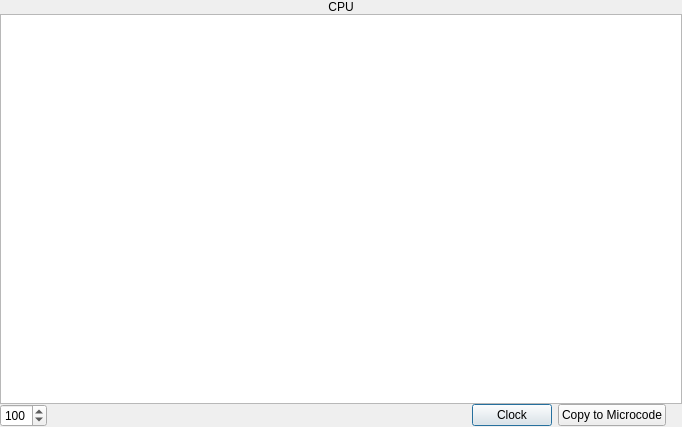
<?xml version="1.0" encoding="UTF-8"?>
<ui version="4.0">
 <class>CpuPane</class>
 <widget class="QWidget" name="CpuPane">
  <property name="geometry">
   <rect>
    <x>0</x>
    <y>0</y>
    <width>682</width>
    <height>427</height>
   </rect>
  </property>
  <property name="minimumSize">
   <size>
    <width>0</width>
    <height>0</height>
   </size>
  </property>
  <property name="maximumSize">
   <size>
    <width>16777215</width>
    <height>16777215</height>
   </size>
  </property>
  <property name="windowTitle">
   <string>Form</string>
  </property>
  <layout class="QVBoxLayout" name="verticalLayout">
   <property name="spacing">
    <number>0</number>
   </property>
   <property name="leftMargin">
    <number>0</number>
   </property>
   <property name="topMargin">
    <number>0</number>
   </property>
   <property name="rightMargin">
    <number>0</number>
   </property>
   <property name="bottomMargin">
    <number>0</number>
   </property>
   <item>
    <widget class="QLabel" name="label">
     <property name="palette">
      <palette>
       <active>
        <colorrole role="Base">
         <brush brushstyle="SolidPattern">
          <color alpha="255">
           <red>255</red>
           <green>255</green>
           <blue>255</blue>
          </color>
         </brush>
        </colorrole>
        <colorrole role="Window">
         <brush brushstyle="SolidPattern">
          <color alpha="255">
           <red>104</red>
           <green>173</green>
           <blue>245</blue>
          </color>
         </brush>
        </colorrole>
       </active>
       <inactive>
        <colorrole role="Base">
         <brush brushstyle="SolidPattern">
          <color alpha="255">
           <red>255</red>
           <green>255</green>
           <blue>255</blue>
          </color>
         </brush>
        </colorrole>
        <colorrole role="Window">
         <brush brushstyle="SolidPattern">
          <color alpha="255">
           <red>104</red>
           <green>173</green>
           <blue>245</blue>
          </color>
         </brush>
        </colorrole>
       </inactive>
       <disabled>
        <colorrole role="Base">
         <brush brushstyle="SolidPattern">
          <color alpha="255">
           <red>104</red>
           <green>173</green>
           <blue>245</blue>
          </color>
         </brush>
        </colorrole>
        <colorrole role="Window">
         <brush brushstyle="SolidPattern">
          <color alpha="255">
           <red>104</red>
           <green>173</green>
           <blue>245</blue>
          </color>
         </brush>
        </colorrole>
       </disabled>
      </palette>
     </property>
     <property name="text">
      <string>CPU</string>
     </property>
     <property name="alignment">
      <set>Qt::AlignCenter</set>
     </property>
    </widget>
   </item>
   <item>
    <widget class="QGraphicsView" name="graphicsView"/>
   </item>
   <item>
    <layout class="QHBoxLayout" name="horizontalLayout">
     <property name="spacing">
      <number>6</number>
     </property>
     <item>
      <widget class="QSpinBox" name="spinBox">
       <property name="minimum">
        <number>25</number>
       </property>
       <property name="maximum">
        <number>400</number>
       </property>
       <property name="singleStep">
        <number>5</number>
       </property>
       <property name="value">
        <number>100</number>
       </property>
      </widget>
     </item>
     <item>
      <spacer name="horizontalSpacer">
       <property name="orientation">
        <enum>Qt::Horizontal</enum>
       </property>
       <property name="sizeHint" stdset="0">
        <size>
         <width>40</width>
         <height>20</height>
        </size>
       </property>
      </spacer>
     </item>
     <item>
      <widget class="QPushButton" name="clockPushButton">
       <property name="text">
        <string>Clock</string>
       </property>
       <property name="autoDefault">
        <bool>true</bool>
       </property>
       <property name="default">
        <bool>true</bool>
       </property>
      </widget>
     </item>
     <item>
      <widget class="QPushButton" name="copyToMicrocodePushButton">
       <property name="text">
        <string>Copy to Microcode</string>
       </property>
      </widget>
     </item>
     <item>
      <widget class="QFrame" name="frame">
       <property name="minimumSize">
        <size>
         <width>10</width>
         <height>0</height>
        </size>
       </property>
       <property name="frameShape">
        <enum>QFrame::NoFrame</enum>
       </property>
       <property name="frameShadow">
        <enum>QFrame::Raised</enum>
       </property>
      </widget>
     </item>
    </layout>
   </item>
  </layout>
 </widget>
 <resources/>
 <connections/>
</ui>
